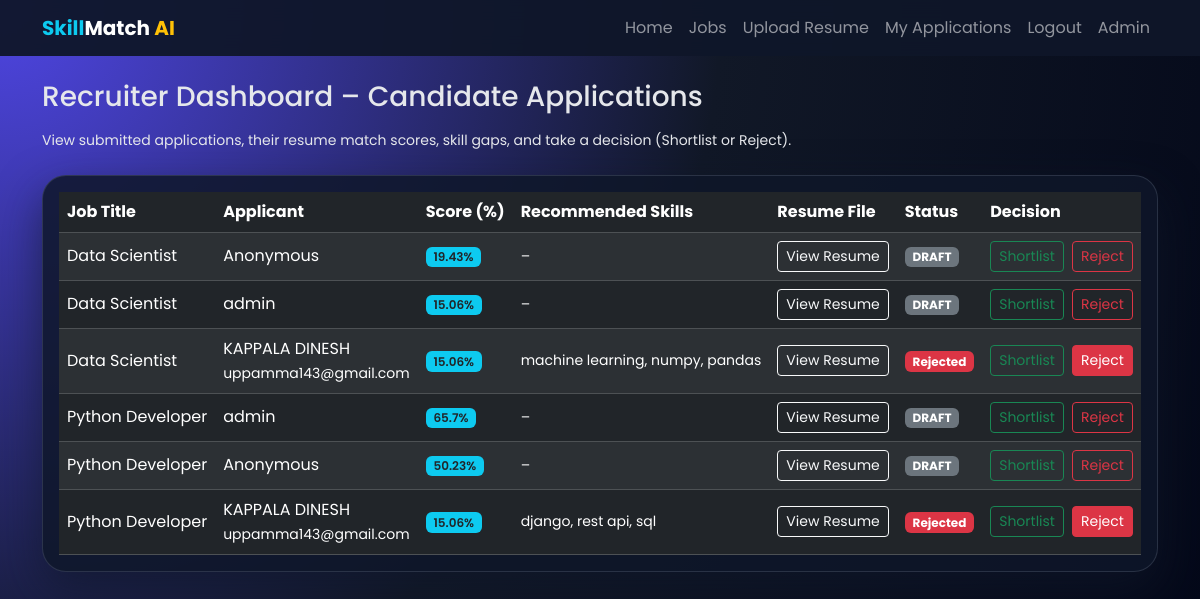
Page /recruiter/dashboard/ (signed in) on the earlier database version.
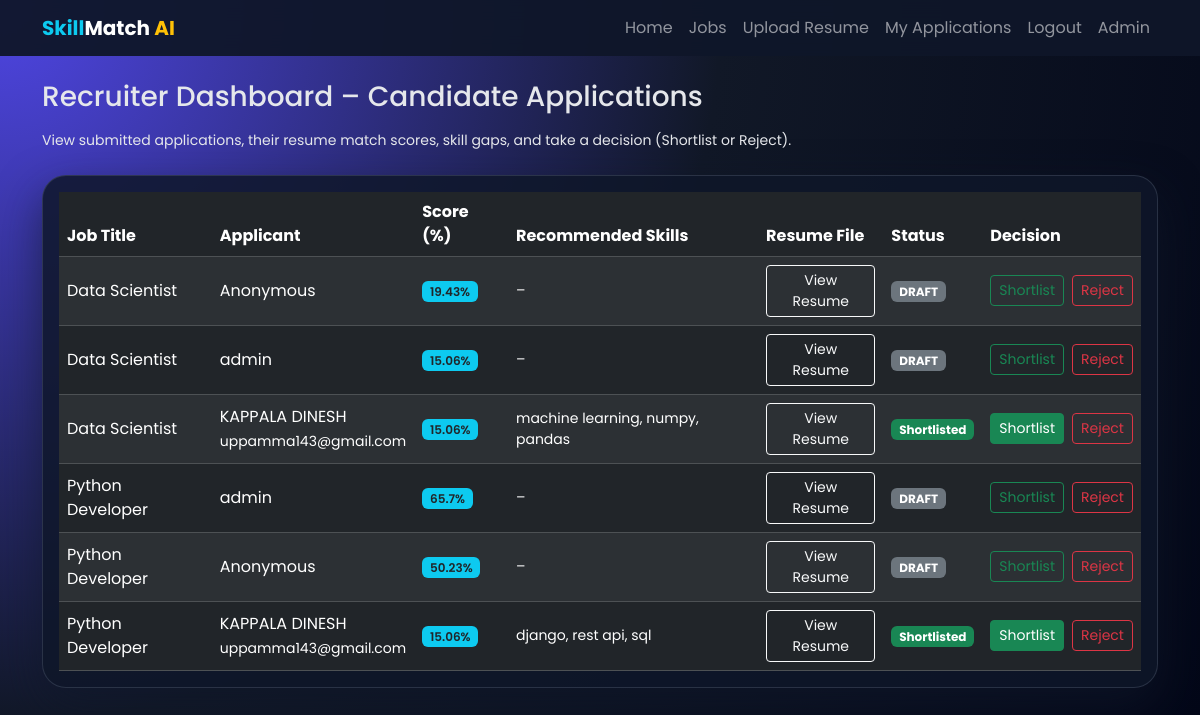
Same page on the later database version.
### core/models.py (models this page shows, shortened)
class Score(models.Model):
    STATUS_CHOICES = [
        ("DRAFT", "Draft (for applicant only)"),
        ("SUBMITTED", "Submitted to recruiter"),
        ("SHORTLISTED", "Shortlisted"),
        ("REJECTED", "Rejected"),
    ]
    resume = models.ForeignKey(Resume, on_delete=models.CASCADE)
    job = models.ForeignKey(Job, on_delete=models.CASCADE)
    value = models.FloatField()
    recommended_skills = models.TextField(blank=True, null=True)
    is_shortlisted = models.BooleanField(default=False)  # you already had this
    status = models.CharField(
        max_length=20,
        choices=STATUS_CHOICES,
        default="DRAFT",            # 🔥 important: start as DRAFT
    )

class Job(models.Model):
    title = models.CharField(max_length=100)
    required_skills = models.TextField()   # comma separated: python, django, sql
    description = models.TextField()
    created_by = models.ForeignKey(User, on_delete=models.CASCADE, null=True, blank=True)

class Resume(models.Model):
    user = models.ForeignKey(User, on_delete=models.CASCADE, null=True, blank=True)
    file = models.FileField(upload_to='resumes/')
    skills = models.TextField(blank=True, null=True)  # we will auto-fill or type manually
    created_at = models.DateTimeField(auto_now_add=True)

class Applicant(models.Model):
    user = models.OneToOneField(User, on_delete=models.CASCADE)
    full_name = models.CharField(max_length=150)
    education = models.CharField(max_length=255)
    address = models.TextField(blank=True)
    phone = models.CharField(max_length=20, blank=True)

### core/views.py (the view)
@staff_member_required
def recruiter_dashboard(request):
    scores = (
        Score.objects
        .select_related('resume', 'job', 'resume__user')
        .order_by('job__title', '-value')
    )
    return render(request, 'recruiter_dashboard.html', {'scores': scores})

### core/templates/recruiter_dashboard.html (shortened to what this page needs)
{% extends "base.html" %}
{% block content %}
<h3 class="mb-3">Recruiter Dashboard – Candidate Applications</h3>
<p class="text-slate-300 small mb-4">
  View submitted applications, their resume match scores, skill gaps, and take
  a decision (Shortlist or Reject).
</p>
<div class="glass p-3">
  <table class="table table-dark table-striped align-middle mb-0">
    <thead>
      <tr>
        <th>Job Title</th>
        <th>Applicant</th>
        <th>Score (%)</th>
        <th>Recommended Skills</th>
        <th>Resume File</th>
        <th>Status</th>
        <th>Decision</th>
      </tr>
    </thead>
    <tbody>
      {% for s in scores %}
        <tr>
          <td>{{ s.job.title }}</td>
          <td>
            {% if s.resume.user and s.resume.user.applicant %}
              {{ s.resume.user.applicant.full_name }}<br>
              <span class="small text-slate-400">
                {{ s.resume.user.email }}
              </span>
            {% elif s.resume.user %}
              {{ s.resume.user.username }}
            {% else %}
              Anonymous
            {% endif %}
          </td>
          <td>
            <span class="badge bg-info text-dark fw-semibold">
              {{ s.value }}%
            </span>
          </td>
          <td class="small">
            {{ s.recommended_skills|default:"–" }}
          </td>
          <td>
            {% if s.resume.file %}
              <a href="{{ s.resume.file.url }}" target="_blank" class="btn btn-sm btn-outline-light">
                View Resume
              </a>
            {% else %}
              <span class="small text-slate-400">No file</span>
            {% endif %}
          </td>
          <td>
            {% if s.status == "SUBMITTED" %}
              <span class="badge bg-warning text-dark">Submitted</span>
            {% elif s.status == "SHORTLISTED" %}
              <span class="badge bg-success">Shortlisted</span>
            {% elif s.status == "REJECTED" %}
              <span class="badge bg-danger">Rejected</span>
            {% else %}
              <span class="badge bg-secondary">{{ s.status }}</span>
            {% endif %}
          </td>
          <td>
            <div class="d-flex gap-2">
              <form method="post" action="{% url 'toggle_shortlist' s.id %}">
                <button type="submit"
                        class="btn btn-sm {% if s.status == 'SHORTLISTED' %}btn-success{% else %}btn-outline-success{% endif %}">
                  Shortlist
                </button>
              </form>
              <form method="post" action="{% url 'toggle_shortlist' s.id %}">
                <button type="submit"
                        class="btn btn-sm {% if s.status == 'REJECTED' %}btn-danger{% else %}btn-outline-danger{% endif %}">
                  Reject
                </button>
              </form>
            </div>
          </td>
        </tr>
      {% empty %}
        <tr>
          <td colspan="7" class="text-center text-slate-400">
            No submitted applications yet.
          </td>
        </tr>
      {% endfor %}
    </tbody>
  </table>
</div>
{% endblock %}

Differences in the rows shown:
changed Score "machine learning, numpy, pandas": status "Rejected" → "Shortlisted"
changed Score "django, rest api, sql": status "Rejected" → "Shortlisted"
